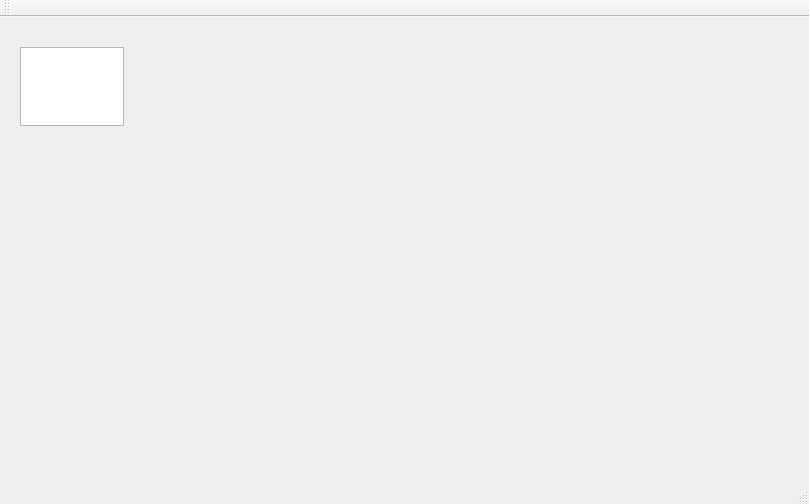
<?xml version="1.0" encoding="UTF-8"?>
<ui version="4.0">
 <class>MainWindow</class>
 <widget class="QMainWindow" name="MainWindow">
  <property name="geometry">
   <rect>
    <x>0</x>
    <y>0</y>
    <width>809</width>
    <height>504</height>
   </rect>
  </property>
  <property name="windowTitle">
   <string>MainWindow</string>
  </property>
  <widget class="QWidget" name="centralWidget">
   <widget class="QPlainTextEdit" name="plainTextEdit">
    <property name="geometry">
     <rect>
      <x>20</x>
      <y>30</y>
      <width>104</width>
      <height>79</height>
     </rect>
    </property>
   </widget>
  </widget>
  <widget class="QMenuBar" name="menuBar">
   <property name="geometry">
    <rect>
     <x>0</x>
     <y>0</y>
     <width>809</width>
     <height>22</height>
    </rect>
   </property>
  </widget>
  <widget class="QToolBar" name="mainToolBar">
   <attribute name="toolBarArea">
    <enum>TopToolBarArea</enum>
   </attribute>
   <attribute name="toolBarBreak">
    <bool>false</bool>
   </attribute>
  </widget>
  <widget class="QStatusBar" name="statusBar"/>
 </widget>
 <layoutdefault spacing="6" margin="11"/>
 <resources/>
 <connections/>
</ui>
